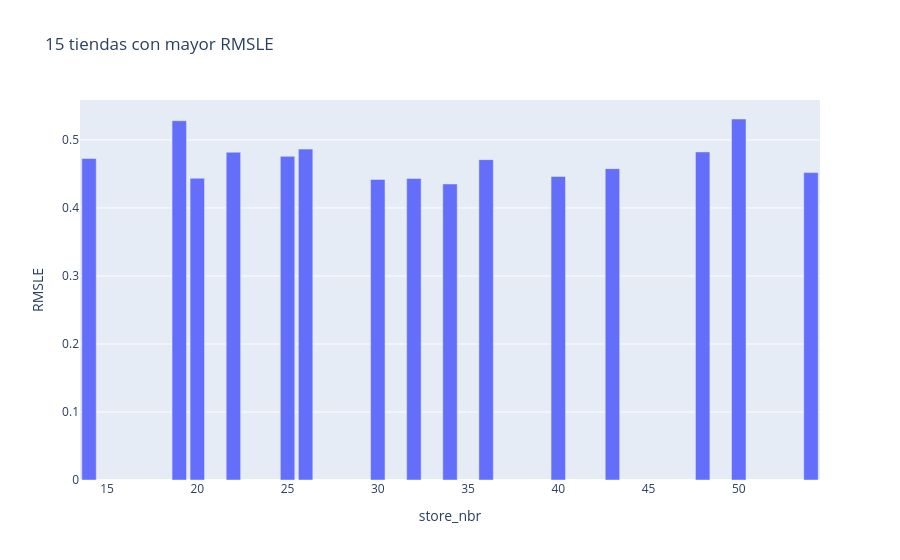

Notebook cell for this chart:
### Code cell
fig = px.bar(
    store_diagnostics.head(15),
    x="store_nbr",
    y="RMSLE",
    title="15 tiendas con mayor RMSLE",
)

fig.show()

### Figure 1 — Plotly figure (JSON) as saved in the notebook; plotly's stock layout.template omitted (floating-point values rounded to 4 significant figures)
{"data": [{"hovertemplate": "store_nbr=%{x}<br>RMSLE=%{y}<extra></extra>", "legendgroup": "", "marker": {"color": "#636efa", "pattern": {"shape": ""}}, "name": "", "orientation": "v", "showlegend": false, "textposition": "auto", "type": "bar", "x": [50, 19, 26, 48, 22, 25, 14, 36, 43, 54, 40, 20, 32, 30, 34], "xaxis": "x", "y": [0.5308, 0.5283, 0.4865, 0.4823, 0.4819, 0.4758, 0.4727, 0.471, 0.4578, 0.452, 0.4463, 0.4437, 0.4433, 0.442, 0.4352], "yaxis": "y"}], "layout": {"barmode": "relative", "legend": {"tracegroupgap": 0}, "title": {"text": "15 tiendas con mayor RMSLE"}, "xaxis": {"anchor": "y", "domain": [0, 1], "title": {"text": "store_nbr"}}, "yaxis": {"anchor": "x", "domain": [0, 1], "title": {"text": "RMSLE"}}}}
